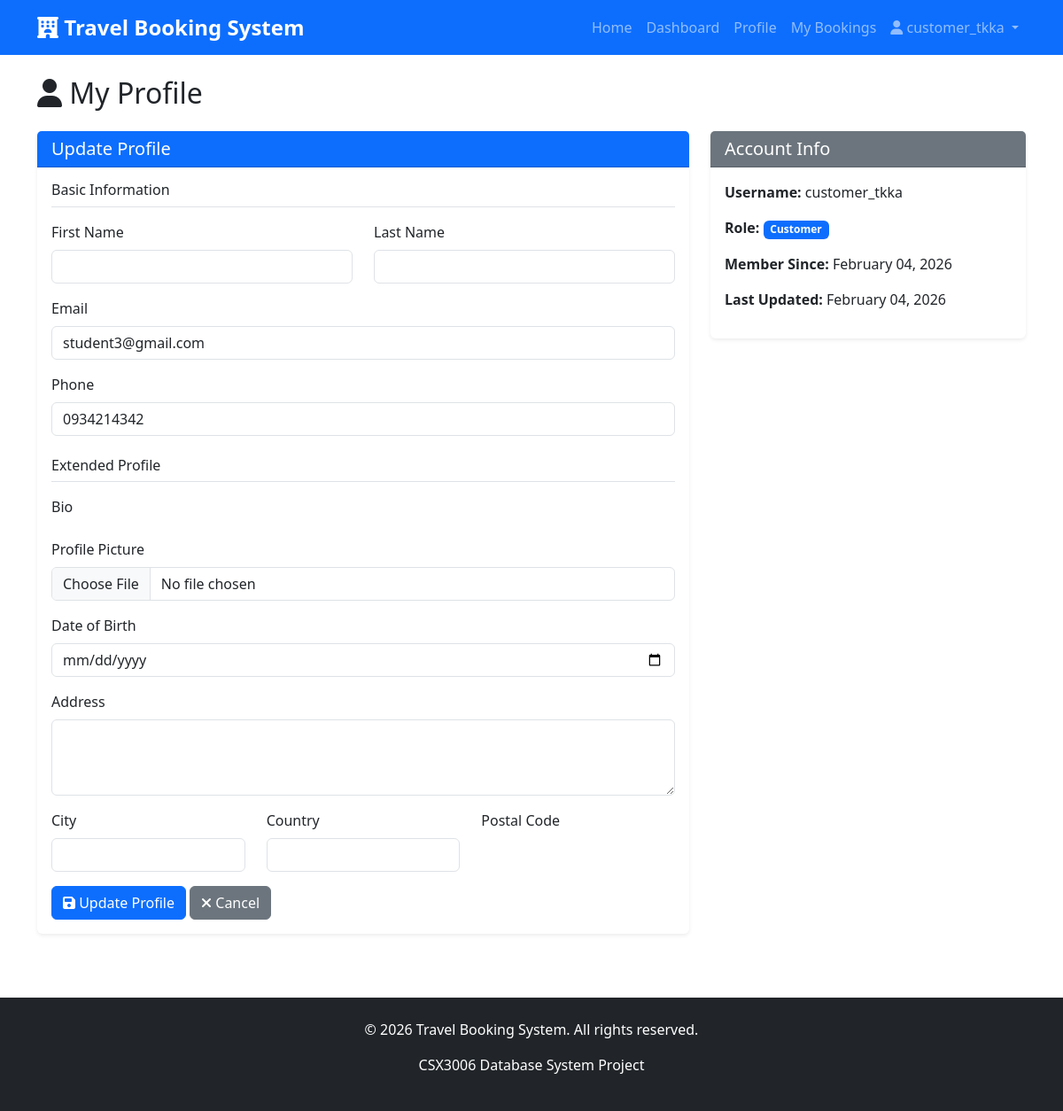
Page /accounts/profile/ (signed in) on the committed database.
### accounts/models.py (models this page shows, shortened)
class User(AbstractUser):
    ROLE_CHOICES = [
        ('customer', 'Customer'),
        ('partner', 'Partner Admin'),
        ('admin', 'System Admin'),
    ]
    role = models.CharField(
        max_length=20,
        choices=ROLE_CHOICES,
        default='customer',
        help_text='User role in the system'
    )
    email = models.EmailField(
        unique=True,
        help_text='Email address (must be unique)'
    )
    phone = models.CharField(
        max_length=15,
        blank=True,
        null=True,
        help_text='Contact phone number'
    )
    created_at = models.DateTimeField(auto_now_add=True)
    updated_at = models.DateTimeField(auto_now=True)
    class Meta:
        verbose_name = 'User'
        verbose_name_plural = 'Users'
        ordering = ['-created_at']

class UserProfile(models.Model):
    user = models.OneToOneField(
        User,
        on_delete=models.CASCADE,
        related_name='profile'
    )
    profile_picture = models.ImageField(
        upload_to='profiles/',
        blank=True,
        null=True
    )
    date_of_birth = models.DateField(
        blank=True,
        null=True
    )
    address = models.TextField(
        blank=True,
        null=True
    )
    city = models.CharField(
        max_length=100,
        blank=True,
        null=True
    )
    country = models.CharField(
        max_length=100,
        blank=True,
        null=True
    )

### accounts/views.py (the view)
# urls.py: path('profile/', views.profile_view, name='profile'),
@login_required
def profile_view(request):
    profile, created = UserProfile.objects.get_or_create(user=request.user)
    if request.method == 'POST':
        user_form = UserUpdateForm(request.POST, instance=request.user)
        profile_form = UserProfileUpdateForm(request.POST, request.FILES, instance=profile)
        if user_form.is_valid() and profile_form.is_valid():
            user_form.save()
            profile_form.save()
            messages.success(request, 'Your profile has been updated!')
            return redirect('accounts:profile')
        else:
            messages.error(request, 'Please correct the errors below.')
    else:
        user_form = UserUpdateForm(instance=request.user)
        profile_form = UserProfileUpdateForm(instance=profile)
    context = {
        'user_form': user_form,
        'profile_form': profile_form,
    }
    return render(request, 'accounts/profile.html', context)

### accounts/forms.py
class UserUpdateForm(forms.ModelForm):
    class Meta:
        model = User
        fields = ['first_name', 'last_name', 'email', 'phone']
        widgets = {
            'first_name': forms.TextInput(attrs={'class': 'form-control'}),
            'last_name': forms.TextInput(attrs={'class': 'form-control'}),
            'email': forms.EmailInput(attrs={'class': 'form-control'}),
            'phone': forms.TextInput(attrs={'class': 'form-control'}),
        }

class UserProfileUpdateForm(forms.ModelForm):
    class Meta:
        model = UserProfile
        fields = ['profile_picture', 'date_of_birth', 'address', 'city', 'country']
        widgets = {
            'profile_picture': forms.FileInput(attrs={'class': 'form-control'}),
            'date_of_birth': forms.DateInput(attrs={'class': 'form-control', 'type': 'date'}),
            'address': forms.Textarea(attrs={'class': 'form-control', 'rows': 3}),
            'city': forms.TextInput(attrs={'class': 'form-control'}),
            'country': forms.TextInput(attrs={'class': 'form-control'}),
        }

### templates/accounts/profile.html (shortened to what this page needs)
{% extends 'base.html' %}
{% block content %}
<div class="container">
    <h2 class="mb-4"><i class="fas fa-user"></i> My Profile</h2>
    <div class="row">
        <div class="col-md-8">
            <div class="card">
                <div class="card-header bg-primary text-white">
                    <h5 class="mb-0">Update Profile</h5>
                </div>
                <div class="card-body">
                    <form method="post" enctype="multipart/form-data">
                        <h6 class="border-bottom pb-2 mb-3">Basic Information</h6>
                        <div class="row">
                            <div class="col-md-6 mb-3">
                                <label class="form-label">First Name</label>
                                {{ user_form.first_name }}
                            </div>
                            <div class="col-md-6 mb-3">
                                <label class="form-label">Last Name</label>
                                {{ user_form.last_name }}
                            </div>
                        </div>
                        <div class="mb-3">
                            <label class="form-label">Email</label>
                            {{ user_form.email }}
                        </div>
                        <div class="mb-3">
                            <label class="form-label">Phone</label>
                            {{ user_form.phone }}
                        </div>
                        <h6 class="border-bottom pb-2 mb-3 mt-4">Extended Profile</h6>
                        <div class="mb-3">
                            <label class="form-label">Bio</label>
                        </div>
                        <div class="mb-3">
                            <label class="form-label">Profile Picture</label>
                            {{ profile_form.profile_picture }}
                        </div>
                        <div class="mb-3">
                            <label class="form-label">Date of Birth</label>
                            {{ profile_form.date_of_birth }}
                        </div>
                        <div class="mb-3">
                            <label class="form-label">Address</label>
                            {{ profile_form.address }}
                        </div>
                        <div class="row">
                            <div class="col-md-4 mb-3">
                                <label class="form-label">City</label>
                                {{ profile_form.city }}
                            </div>
                            <div class="col-md-4 mb-3">
                                <label class="form-label">Country</label>
                                {{ profile_form.country }}
                            </div>
                            <div class="col-md-4 mb-3">
                                <label class="form-label">Postal Code</label>
                            </div>
                        </div>
                        <button type="submit" class="btn btn-primary">
                            <i class="fas fa-save"></i> Update Profile
                        </button>
                        <a href="{% url 'accounts:dashboard' %}" class="btn btn-secondary">
                            <i class="fas fa-times"></i> Cancel
                        </a>
                    </form>
                </div>
            </div>
        </div>
        <div class="col-md-4">
            <div class="card">
                <div class="card-header bg-secondary text-white">
                    <h5 class="mb-0">Account Info</h5>
                </div>
                <div class="card-body">
                    <p><strong>Username:</strong> {{ user.username }}</p>
                    <p><strong>Role:</strong> <span class="badge bg-primary">{{ user.get_role_display }}</span></p>
                    <p><strong>Member Since:</strong> {{ user.created_at|date:"F d, Y" }}</p>
                    <p><strong>Last Updated:</strong> {{ user.updated_at|date:"F d, Y" }}</p>
                </div>
            </div>
        </div>
    </div>
</div>
{% endblock %}

### templates/base.html (shortened to what this page needs)
<!DOCTYPE html>
<html lang="en">
<head>
    <link href="https://cdn.jsdelivr.net/npm/bootstrap@5.3.0/dist/css/bootstrap.min.css" rel="stylesheet">
    <link rel="stylesheet" href="https://cdnjs.cloudflare.com/ajax/libs/font-awesome/6.4.0/css/all.min.css">
    {% load static %}
    <link rel="stylesheet" href="{% static 'css/style.css' %}">
</head>
<body>
    <nav class="navbar navbar-expand-lg navbar-dark bg-primary">
        <div class="container">
            <a class="navbar-brand" href="{% url 'home' %}">
                <i class="fas fa-hotel"></i> Travel Booking System
            </a>
            <div class="collapse navbar-collapse" id="navbarNav">
                <ul class="navbar-nav ms-auto">
                    <li class="nav-item">
                        <a class="nav-link" href="{% url 'home' %}">Home</a>
                    </li>
                    {% if user.is_authenticated %}
                        <li class="nav-item">
                            <a class="nav-link" href="{% url 'accounts:dashboard' %}">Dashboard</a>
                        </li>
                        <li class="nav-item">
                            <a class="nav-link" href="{% url 'accounts:profile' %}">Profile</a>
                        </li>
                        <li class="nav-item">
                            <a class="nav-link" href="{% url 'bookings:my_bookings' %}">My Bookings</a>
                        </li>
                        <li class="nav-item dropdown">
                            <a class="nav-link dropdown-toggle" href="#" id="userDropdown"
                               role="button" data-bs-toggle="dropdown">
                                <i class="fas fa-user"></i> {{ user.get_full_name|default:user.username }}
                            </a>
                        </li>
                    {% endif %}
                </ul>
            </div>
        </div>
    </nav>
    <main class="py-4">
        {% block content %}{% endblock %}
    </main>
    <footer class="bg-dark text-white mt-5 py-4">
        <div class="container text-center">
            <p>&copy; 2026 Travel Booking System. All rights reserved.</p>
            <p>CSX3006 Database System Project</p>
        </div>
    </footer>
</body>
</html>

### static/css/style.css (style rules this page uses)
:root { --primary-color: #0d6efd; --secondary-color: #6c757d; --success-color: #198754; --danger-color: #dc3545; --warning-color: #ffc107; --info-color: #0dcaf0; }
body { font-family: 'Segoe UI', Tahoma, Geneva, Verdana, sans-serif; min-height: 100vh; display: flex; flex-direction: column; }
main { flex: 1; }
.card { transition: transform 0.2s; border: none; box-shadow: 0 0.125rem 0.25rem rgba(0,0,0,0.075); }
.btn { transition: all 0.3s; }
footer { margin-top: auto; }
.navbar-brand { font-weight: bold; font-size: 1.5rem; }

### rows in the picture
User: get_full_name "customer_tkka", email "student3@gmail.com", phone "0934214342", username "customer_tkka", role "Customer", created_at "February 04, 2026", updated_at "February 04, 2026"
